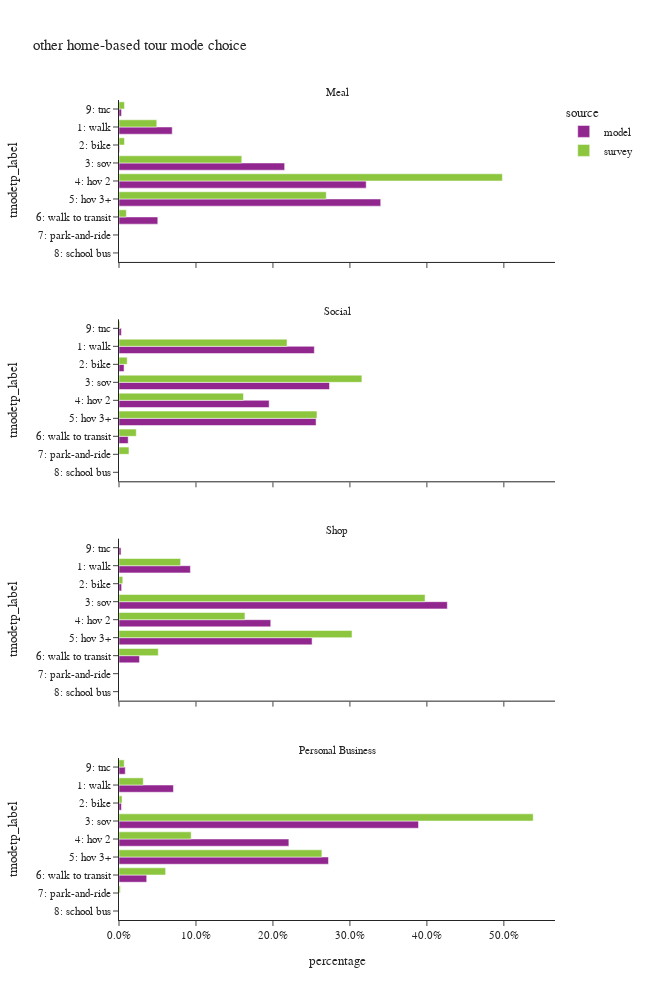

Source (notebook cell):
### Code cell
df_plot = hb_tour.groupby(['source','pdpurp_label','tmodetp_label'])['toexpfac'].sum().reset_index()
df_plot['percentage'] = df_plot.groupby(['source','pdpurp_label'], group_keys=False)['toexpfac']. \
    apply(lambda x: x / float(x.sum()))

df_plot_ct = hb_tour.groupby(['source','pdpurp_label','tmodetp_label'])['toexpfac'].count().reset_index(). \
    rename(columns={'toexpfac':'sample count'})
df_plot = df_plot.merge(df_plot_ct, on=['source','pdpurp_label','tmodetp_label'])

fig = px.bar(df_plot.sort_values(['tmodetp_label']),
             x="percentage", y="tmodetp_label", color="source",barmode="group",
             facet_col='pdpurp_label', facet_col_wrap=1, orientation='h',
             hover_data=['sample count'],
             category_orders={"tmodetp_label":["1: walk","2: bike","3: sov","4: hov 2","5: hov 3+","6: walk to transit",
                                               "7: park-and-ride","8: school bus","9: other–survey only"]},
             title="other home-based tour mode choice")
fig.update_layout(height=1000, width=650)
fig.for_each_annotation(lambda a: a.update(text = a.text.split("=")[-1]))
fig.for_each_xaxis(lambda a: a.update(tickformat = ".1%"))
fig.show()

### Figure 1 — Plotly figure (JSON) as saved in the notebook; plotly's stock layout.template omitted (floating-point values rounded to 4 significant figures)
{"data": [{"alignmentgroup": "True", "customdata": [[1486], [16], [4624], [6900], [7306], [1083], [71]], "hovertemplate": "source=model<br>pdpurp_label=Meal<br>percentage=%{x}<br>tmodetp_label=%{y}<br>sample count=%{customdata[0]}<extra></extra>", "legendgroup": "model", "marker": {"color": "#91268F", "pattern": {"shape": ""}}, "name": "model", "offsetgroup": "model", "orientation": "h", "showlegend": true, "textposition": "auto", "type": "bar", "x": [0.06916, 0.0007447, 0.2152, 0.3211, 0.34, 0.0504, 0.003304], "xaxis": "x4", "y": ["1: walk", "2: bike", "3: sov", "4: hov 2", "5: hov 3+", "6: walk to transit", "9: tnc"], "yaxis": "y4"}, {"alignmentgroup": "True", "customdata": [[35982], [933], [38775], [27661], [36306], [1691], [436]], "hovertemplate": "source=model<br>pdpurp_label=Social<br>percentage=%{x}<br>tmodetp_label=%{y}<br>sample count=%{customdata[0]}<extra></extra>", "legendgroup": "model", "marker": {"color": "#91268F", "pattern": {"shape": ""}}, "name": "model", "offsetgroup": "model", "orientation": "h", "showlegend": false, "textposition": "auto", "type": "bar", "x": [0.2538, 0.00658, 0.2735, 0.1951, 0.2561, 0.01193, 0.003075], "xaxis": "x3", "y": ["1: walk", "2: bike", "3: sov", "4: hov 2", "5: hov 3+", "6: walk to transit", "9: tnc"], "yaxis": "y3"}, {"alignmentgroup": "True", "customdata": [[7570], [278], [34810], [16090], [20472], [2171], [214]], "hovertemplate": "source=model<br>pdpurp_label=Shop<br>percentage=%{x}<br>tmodetp_label=%{y}<br>sample count=%{customdata[0]}<extra></extra>", "legendgroup": "model", "marker": {"color": "#91268F", "pattern": {"shape": ""}}, "name": "model", "offsetgroup": "model", "orientation": "h", "showlegend": false, "textposition": "auto", "type": "bar", "x": [0.09276, 0.003407, 0.4266, 0.1972, 0.2509, 0.0266, 0.002622], "xaxis": "x2", "y": ["1: walk", "2: bike", "3: sov", "4: hov 2", "5: hov 3+", "6: walk to transit", "9: tnc"], "yaxis": "y2"}, {"alignmentgroup": "True", "customdata": [[5425], [247], [29843], [16925], [20871], [2760], [624]], "hovertemplate": "source=model<br>pdpurp_label=Personal Business<br>percentage=%{x}<br>tmodetp_label=%{y}<br>sample count=%{customdata[0]}<extra></extra>", "legendgroup": "model", "marker": {"color": "#91268F", "pattern": {"shape": ""}}, "name": "model", "offsetgroup": "model", "orientation": "h", "showlegend": false, "textposition": "auto", "type": "bar", "x": [0.07073, 0.003221, 0.3891, 0.2207, 0.2721, 0.03599, 0.008136], "xaxis": "x", "y": ["1: walk", "2: bike", "3: sov", "4: hov 2", "5: hov 3+", "6: walk to transit", "9: tnc"], "yaxis": "y"}, {"alignmentgroup": "True", "customdata": [[201], [22], [200], [204], [87], [43], [3], [3]], "hovertemplate": "source=survey<br>pdpurp_label=Meal<br>percentage=%{x}<br>tmodetp_label=%{y}<br>sample count=%{customdata[0]}<extra></extra>", "legendgroup": "survey", "marker": {"color": "#8CC63E", "pattern": {"shape": ""}}, "name": "survey", "offsetgroup": "survey", "orientation": "h", "showlegend": true, "textposition": "auto", "type": "bar", "x": [0.04908, 0.007109, 0.1595, 0.4981, 0.2693, 0.009527, 0.0002722, 0.007103], "xaxis": "x4", "y": ["1: walk", "2: bike", "3: sov", "4: hov 2", "5: hov 3+", "6: walk to transit", "7: park-and-ride", "9: tnc"], "yaxis": "y4"}, {"alignmentgroup": "True", "customdata": [[1055], [86], [827], [501], [343], [112], [15], [13]], "hovertemplate": "source=survey<br>pdpurp_label=Social<br>percentage=%{x}<br>tmodetp_label=%{y}<br>sample count=%{customdata[0]}<extra></extra>", "legendgroup": "survey", "marker": {"color": "#8CC63E", "pattern": {"shape": ""}}, "name": "survey", "offsetgroup": "survey", "orientation": "h", "showlegend": false, "textposition": "auto", "type": "bar", "x": [0.2183, 0.01067, 0.3156, 0.1617, 0.2572, 0.02245, 0.01293, 0.0012], "xaxis": "x3", "y": ["1: walk", "2: bike", "3: sov", "4: hov 2", "5: hov 3+", "6: walk to transit", "7: park-and-ride", "9: tnc"], "yaxis": "y3"}, {"alignmentgroup": "True", "customdata": [[293], [15], [570], [302], [118], [74], [2]], "hovertemplate": "source=survey<br>pdpurp_label=Shop<br>percentage=%{x}<br>tmodetp_label=%{y}<br>sample count=%{customdata[0]}<extra></extra>", "legendgroup": "survey", "marker": {"color": "#8CC63E", "pattern": {"shape": ""}}, "name": "survey", "offsetgroup": "survey", "orientation": "h", "showlegend": false, "textposition": "auto", "type": "bar", "x": [0.08005, 0.004907, 0.3976, 0.1636, 0.3027, 0.05103, 5.032e-05], "xaxis": "x2", "y": ["1: walk", "2: bike", "3: sov", "4: hov 2", "5: hov 3+", "6: walk to transit", "8: school bus"], "yaxis": "y2"}, {"alignmentgroup": "True", "customdata": [[75], [6], [353], [160], [52], [78], [5], [9]], "hovertemplate": "source=survey<br>pdpurp_label=Personal Business<br>percentage=%{x}<br>tmodetp_label=%{y}<br>sample count=%{customdata[0]}<extra></extra>", "legendgroup": "survey", "marker": {"color": "#8CC63E", "pattern": {"shape": ""}}, "name": "survey", "offsetgroup": "survey", "orientation": "h", "showlegend": false, "textposition": "auto", "type": "bar", "x": [0.03153, 0.003964, 0.5381, 0.09377, 0.2636, 0.06061, 0.001702, 0.006742], "xaxis": "x", "y": ["1: walk", "2: bike", "3: sov", "4: hov 2", "5: hov 3+", "6: walk to transit", "7: park-and-ride", "9: tnc"], "yaxis": "y"}], "layout": {"annotations": [{"font": {}, "showarrow": false, "text": "Personal Business", "x": 0.5, "xanchor": "center", "xref": "paper", "y": 0.1975, "yanchor": "bottom", "yref": "paper"}, {"font": {}, "showarrow": false, "text": "Shop", "x": 0.5, "xanchor": "center", "xref": "paper", "y": 0.465, "yanchor": "bottom", "yref": "paper"}, {"font": {}, "showarrow": false, "text": "Social", "x": 0.5, "xanchor": "center", "xref": "paper", "y": 0.7325, "yanchor": "bottom", "yref": "paper"}, {"font": {}, "showarrow": false, "text": "Meal", "x": 0.5, "xanchor": "center", "xref": "paper", "y": 1.0, "yanchor": "bottom", "yref": "paper"}], "barmode": "group", "height": 1000, "legend": {"title": {"text": "source"}, "tracegroupgap": 0}, "title": {"text": "other home-based tour mode choice"}, "width": 650, "xaxis": {"anchor": "y", "domain": [0.0, 1.0], "tickformat": ".1%", "title": {"text": "percentage"}}, "xaxis2": {"anchor": "y2", "domain": [0.0, 1.0], "matches": "x", "showticklabels": false, "tickformat": ".1%"}, "xaxis3": {"anchor": "y3", "domain": [0.0, 1.0], "matches": "x", "showticklabels": false, "tickformat": ".1%"}, "xaxis4": {"anchor": "y4", "domain": [0.0, 1.0], "matches": "x", "showticklabels": false, "tickformat": ".1%"}, "yaxis": {"anchor": "x", "categoryarray": ["9: other–survey only", "8: school bus", "7: park-and-ride", "6: walk to transit", "5: hov 3+", "4: hov 2", "3: sov", "2: bike", "1: walk"], "categoryorder": "array", "domain": [0.0, 0.1975], "title": {"text": "tmodetp_label"}}, "yaxis2": {"anchor": "x2", "categoryarray": ["9: other–survey only", "8: school bus", "7: park-and-ride", "6: walk to transit", "5: hov 3+", "4: hov 2", "3: sov", "2: bike", "1: walk"], "categoryorder": "array", "domain": [0.2675, 0.465], "matches": "y", "title": {"text": "tmodetp_label"}}, "yaxis3": {"anchor": "x3", "categoryarray": ["9: other–survey only", "8: school bus", "7: park-and-ride", "6: walk to transit", "5: hov 3+", "4: hov 2", "3: sov", "2: bike", "1: walk"], "categoryorder": "array", "domain": [0.535, 0.7325], "matches": "y", "title": {"text": "tmodetp_label"}}, "yaxis4": {"anchor": "x4", "categoryarray": ["9: other–survey only", "8: school bus", "7: park-and-ride", "6: walk to transit", "5: hov 3+", "4: hov 2", "3: sov", "2: bike", "1: walk"], "categoryorder": "array", "domain": [0.8025, 1.0], "matches": "y", "title": {"text": "tmodetp_label"}}}}
